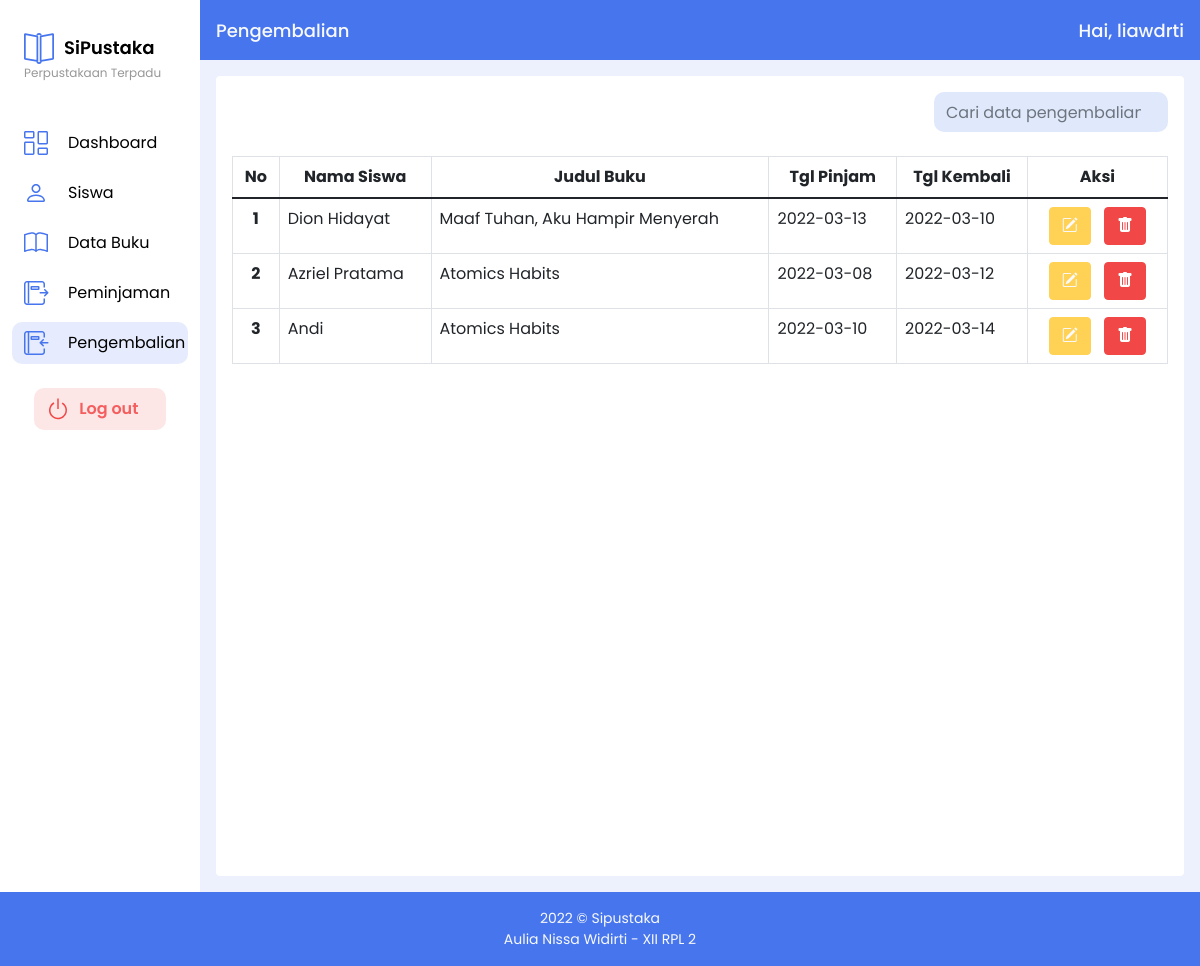
/admin/pengembalian/index.php (signed in), run on the app's committed database.
### tables this page shows
CREATE TABLE `tb_kembali` (
  `id_kembali` int(11) NOT NULL,
  `tgl_kembali` date DEFAULT NULL,
  `id_pinjam` int(11) DEFAULT NULL
);

CREATE TABLE `tb_siswa` (
  `nis` int(11) NOT NULL,
  `nama_siswa` varchar(100) DEFAULT NULL,
  `foto_siswa` varchar(100) NOT NULL,
  `id_kelas` int(11) DEFAULT NULL,
  `jk_siswa` varchar(100) DEFAULT NULL,
  `telp_siswa` varchar(100) DEFAULT NULL,
  `alamat_siswa` varchar(100) DEFAULT NULL
);

CREATE TABLE `tb_buku` (
  `id_buku` int(11) NOT NULL,
  `judul_buku` varchar(100) DEFAULT NULL,
  `cover_buku` varchar(100) DEFAULT NULL,
  `jumlah_buku` int(11) NOT NULL,
  `pengarang` varchar(100) DEFAULT NULL,
  `penerbit` varchar(100) DEFAULT NULL,
  `tahun_terbit` year(4) DEFAULT NULL,
  `isbn` varchar(100) DEFAULT NULL
);

CREATE TABLE `tb_pinjam` (
  `id_pinjam` int(11) NOT NULL,
  `tgl_pinjam` date NOT NULL,
  `jatuh_tempo` date NOT NULL,
  `status` varchar(100) NOT NULL,
  `nis` int(11) NOT NULL,
  `id_buku` int(11) NOT NULL
);

### classes/Session.php (called while the page is built, shortened)
<?php
class Session
{
    public static function get($name)
    {
        return $_SESSION[$name];
    }
}

### config/Database.php (called while the page is built, shortened)
<?php
class Database
{
    private static $instance = null;
    private $mysqli,
        $host = 'localhost',
        $user = 'root',
        $pass = '',
        $db_name = 'db_sipustaka';
    public function __construct()
    {
        try {
            $this->mysqli = new mysqli($this->host, $this->user, $this->pass, $this->db_name);
        } catch (Exception $exeption) {
            die($exeption->getMessage());
        }
    }
    public static function getInstance()
    {
        if (!isset(self::$instance)) {
            self::$instance = new Database();
        }
        return self::$instance;
    }
    public function StoredProcedure($name)
    {
        $query = "CALL $name()";
        $result = $this->mysqli->query($query);
        if (!$result->num_rows) {
            return false;
        } else {
            while ($row = $result->fetch_assoc()) {
                $field[] = $row;
            }
            return $field;
        }
    }
}

### core/app.php (called while the page is built, shortened)
<?php
require_once '../../config/Database.php';
$user = new User();

### classes/User.php (called while the page is built, shortened)
<?php
class User
{
    private $db;
    public function __construct()
    {
        $this->db = Database::getInstance();
    }
    public function readKembali()
    {
        return $this->db->StoredProcedure('SelectAllForKembali');
    }
}

### admin/pengembalian/index.php (the view, shortened to what this page needs)
<?php
require_once '../../core/app.php';
include('../templates/side-bar.php');
?>
<div class="content col m-0 p-0">
    <div class="head text-light d-flex align-items-center justify-content-between p-3" style="background-color: #4675ee; height: 60px; font-size: 18px; font-weight:500;">
        <div>Pengembalian</div>
        <div>
            <?php
            $adm = Session::get('username');
            echo 'Hai, ' . $adm;
            ?>
        </div>
    </div>
    <div class="card min-vh-100 m-3 border-0">
        <div class="card-body">
            <div class="menu d-flex justify-content-end">
                <input type="search" class="search form-control w-25" id="search_field_input" onkeyup="search_table()" placeholder="Cari data pengembalian">
            </div>
            <div class="mt-4">
                <table class="table table-bordered" id="table_id">
                    <thead>
                        <tr class="text-center">
                            <th>No</th>
                            <th>Nama Siswa</th>
                            <th>Judul Buku</th>
                            <th>Tgl Pinjam</th>
                            <th>Tgl Kembali</th>
                            <th style="width: 15%;">Aksi</th>
                        </tr>
                    </thead>
                    <tbody>
                        <?php
                        $no = 1;
                        $field = $user->readKembali('tb_kembali');
                        if (!$field) {
                            echo "<tr><td colspan='7' align='center'>Belum Ada Data Pengembalian</td></tr>";
                        } else {
                            foreach ($field as $data) { ?>
                                <tr>
                                    <th style="width: 5%;" class="text-center"><?php echo $no; ?></th>
                                    <td><?php echo $data['nama_siswa']; ?></td>
                                    <td><?php echo $data['judul_buku']; ?></td>
                                    <td><?php echo $data['tgl_pinjam']; ?></td>
                                    <td><?php echo $data['tgl_kembali']; ?></td>
                                    <td>
                                        <div class="d-flex justify-content-evenly">
                                            <a href="edit-kembali.php?id_kembali=<?php echo $data['id_kembali']; ?>" class="btn btn-warning text-light"><i class="bi bi-pencil-square"></i></a>
                                            <a href="delete-kembali.php?id_kembali=<?php echo $data['id_kembali']; ?>" class="btn btn-danger" name="hapus" onclick="return confirm('Hapus Data Pengembalian?')"><i class="bi bi-trash-fill"></i></a>
                                        </div>
                                    </td>
                                </tr>
                        <?php
                                $no++;
                            }
                        } ?>
                    </tbody>
                </table>
            </div>
        </div>
    </div>
</div>
<?php
include('../templates/footer.php');
?>

### admin/assets/css/style-adm.css (style rules this page uses)
a { text-decoration: none; color: black; }
* { font-family: "Poppins", sans-serif; }
.content { background-color: #ecf1fd; }
.search { background-color: #e0e8fc; border: none; border-radius: 10px; height: 40px; }
.btn-danger { border-color: #f24747; background-color: #f24747; }
.btn-warning { border-color: #ffd155; background-color: #ffd155; }

### data on the page
tb_kembali: tb_siswa.nama_siswa "Dion Hidayat", tb_buku.judul_buku "Maaf Tuhan, Aku Hampir Menyerah", id_pinjam.tgl_pinjam "2022-03-13", tgl_kembali "2022-03-10"
tb_kembali: tb_siswa.nama_siswa "Azriel Pratama", tb_buku.judul_buku "Atomics Habits", id_pinjam.tgl_pinjam "2022-03-08", tgl_kembali "2022-03-12"
tb_kembali: tb_siswa.nama_siswa "Andi", tb_buku.judul_buku "Atomics Habits", id_pinjam.tgl_pinjam "2022-03-10", tgl_kembali "2022-03-14"

### other printed values
$adm "liawdrti"
